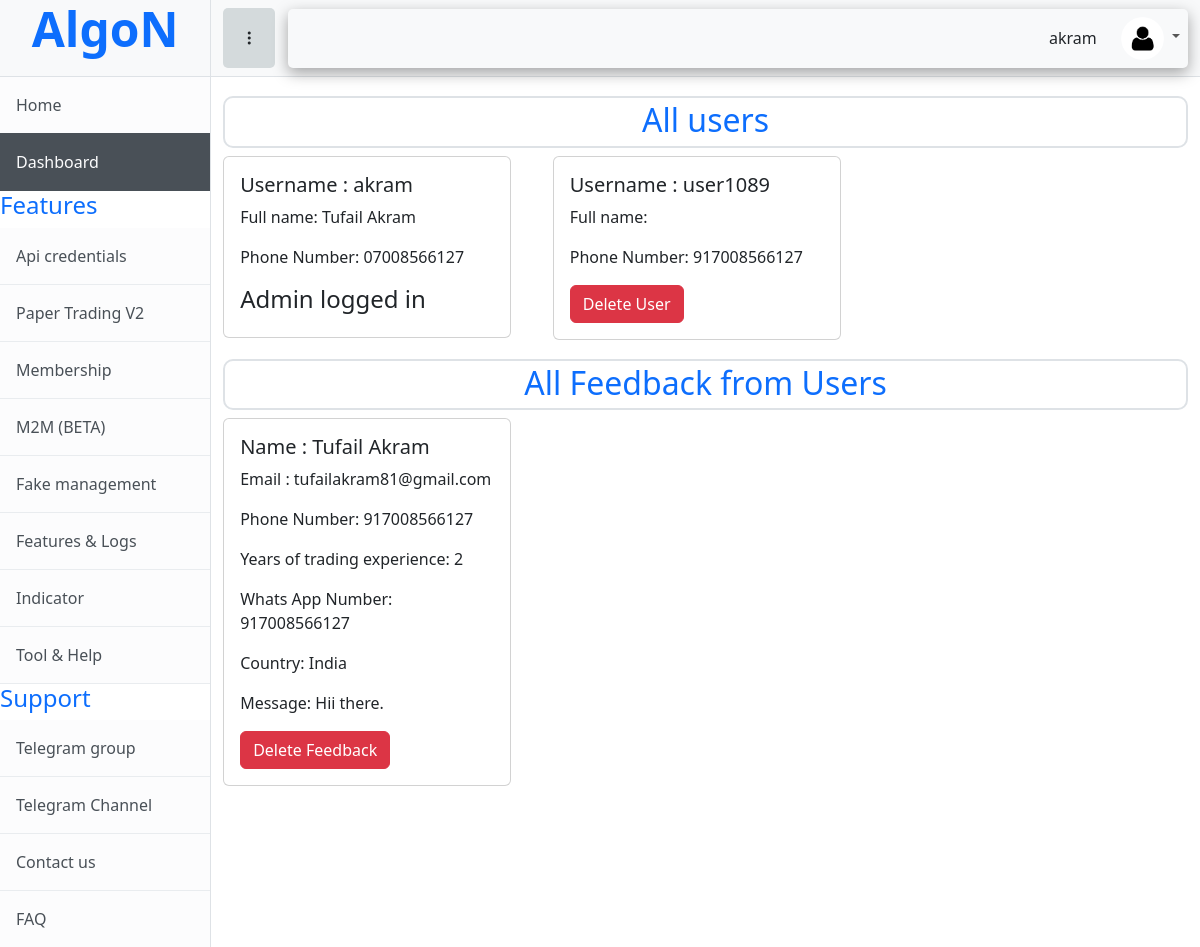
Page /admin_panel (signed in) on the committed database.
### home/models.py (models this page shows, shortened)
class User(AbstractUser):
    username=models.CharField( max_length=50 ,null=True,unique=True)
    email=models.EmailField( max_length=254,null=True,unique=True)
    Mobile_number=models.CharField( max_length=50,null=True,blank=True)
    password=models.CharField( max_length=500,null=True,blank=True)
    confirm_password=models.CharField( max_length=50,null=True,blank=True)
    objects=UserManager()
    REQUIRED_FIELDS=[]

class contact_us_feedback(models.Model):
    c_name = models.CharField(max_length=50,null=True,blank=True)
    c_email = models.EmailField(max_length=254,null=True,blank=True)
    c_number = models.CharField( max_length=50 ,null=True,blank=True)
    c_experience=models.CharField( max_length=50,null=True,blank=True)
    c_wnumber=models.CharField( max_length=50,null=True,blank=True)
    c_country=models.CharField( max_length=50,null=True,blank=True)
    c_message=models.CharField( max_length=500,null=True,blank=True)

### home/views.py (the view)
# urls.py: path('admin_panel',views.admin_panel,name='admin_panel'),
def admin_panel(request):
  User_check = User.objects.all()
  User_contact_us_feedback = contact_us_feedback.objects.all()
  return render(request,"admin_panel.html",{"User_check":User_check,"User_contact_us_feedback":User_contact_us_feedback})

### templates/admin_panel.html (shortened to what this page needs)
{% extends 'Base_dashboard.html' %} {% load static %} {% block dashboard_body %}
<h2
  class="text-center text-primary border border-2"
  style="border-radius: 10px; margin-top: 2%; padding: 3px 0 6px 0"
>
  All users
</h2>
<div class="row">
  {% for user in User_check %}
  <div class="col-sm-4 mb-3 mb-sm-0">
    <div class="card" style="width: 18rem">
      <div class="card-body">
        <h5 class="card-title">Username : {{user.username}}</h5>
        <p class="card-text">
          Full name: {{user.first_name}} {{user.last_name}}
        </p>
        <p class="card-text">Phone Number: {{user.Mobile_number}}</p>
{% if user.id == request.user.id %}
<h4>Admin logged in</h1>
{% else %}
<form action=" delete_user/{{user.id}} " method="post">
    <button class="btn btn-danger">Delete User</button>
  </form>
{% endif %}
      </div>
    </div>
  </div>
  {% endfor %}
</div>
<h2
  class="text-center text-primary border border-2"
  style="border-radius: 10px; margin-top: 2%; padding: 3px 0 6px 0"
>
  All Feedback from Users
</h2>
<div class="row">
  {% for Feedback in User_contact_us_feedback %}
  <div class="col-sm-4 mb-3 mb-sm-0">
    <div class="card" style="width: 18rem">
      <div class="card-body">
        <h5 class="card-title">Name : {{Feedback.c_name}}</h5>
        <p class="card-text">Email : {{Feedback.c_email}}</p>
        <p class="card-text">Phone Number: {{Feedback.c_number}}</p>
        <p class="card-text">
          Years of trading experience: {{Feedback.c_experience}}
        </p>
        <p class="card-text">Whats App Number: {{Feedback.c_wnumber}}</p>
        <p class="card-text">Country: {{Feedback.c_country}}</p>
        <p class="card-text">Message: {{Feedback.c_message}}</p>
        <form action=" delete_feedback/{{Feedback.id}} " method="post">
          <button class="btn btn-danger">Delete Feedback</button>
        </form>
      </div>
    </div>
  </div>
  {% endfor %}
</div>
{% endblock dashboard_body %}

### templates/Base_dashboard.html (shortened to what this page needs)
<!DOCTYPE html>
<html lang="en">
    {% load static %}
    {% load socialaccount %}
  <head>
    <link
      href="https://cdnjs.cloudflare.com/ajax/libs/font-awesome/5.10.0/css/all.min.css"
      rel="stylesheet"
    />
    <link
      rel="stylesheet"
      href="https://cdn.jsdelivr.net/npm/swiper@9/swiper-bundle.min.css"
    />
    <link
      href="https://cdn.jsdelivr.net/npm/bootstrap-icons@1.4.1/font/bootstrap-icons.css"
      rel="stylesheet"
    />
    <link
      href="https://cdn.jsdelivr.net/npm/bootstrap@5.3.0-alpha3/dist/css/bootstrap.min.css"
      rel="stylesheet"
    />
    <link
      rel="stylesheet"
      href="https://cdn.jsdelivr.net/npm/bootstrap-icons@1.10.5/font/bootstrap-icons.css"
    />
  </head>
  <body>
    <div class="d-flex " id="wrapper">
      <div class="border-end bg-white" id="sidebar-wrapper" style="width: 16rem;">
        <div class="sidebar-heading border-bottom bg-light" style="    height: 4.8rem;
        text-align: center;">
            <a href="/" class="navbar-brand ms-4 ms-lg-0">
                <h1 class="display-5 text-primary m-0" style="    font-weight: 700;">AlgoN</h1>
            </a>
        </div>
        <div class="list-group list-group-flush">
          <a
            class="list-group-item list-group-item-action list-group-item-light p-3  "
            href=" {% url 'home' %} "
            >Home</a
          >
          <a
            class="list-group-item list-group-item-action list-group-item-light p-3 active "
            href=" {% url 'dashboard' %}"
            >Dashboard</a
          >
<h4 class="text-primary">Features</h4>
          <a
            class="list-group-item list-group-item-action list-group-item-light p-3"
            href="#!"
            >Api credentials</a
          >
          <a
            class="list-group-item list-group-item-action list-group-item-light p-3"
            href="#!"
            >Paper Trading V2</a
          >
          <a
            class="list-group-item list-group-item-action list-group-item-light p-3"
            href="#!"
            >Membership</a
          >
          <a
            class="list-group-item list-group-item-action list-group-item-light p-3"
            href="#!"
            >M2M (BETA)</a
          >
          <a
            class="list-group-item list-group-item-action list-group-item-light p-3"
            href="#!"
            >Fake management</a
          >
          <a
            class="list-group-item list-group-item-action list-group-item-light p-3"
            href="#!"
            >Features & Logs </a
          >
          <a
            class="list-group-item list-group-item-action list-group-item-light p-3"
            href="#!"
            >Indicator </a
          >
          <a
            class="list-group-item list-group-item-action list-group-item-light p-3"
            href="#!"
            >Tool  & Help </a>
            <h4 class="text-primary">Support</h4>
            <a
            class="list-group-item list-group-item-action list-group-item-light p-3"
            href="#!"
            >Telegram group</a>
            <a
            class="list-group-item list-group-item-action list-group-item-light p-3"
            href="#!"
            >Telegram Channel</a>
            <a
            class="list-group-item list-group-item-action list-group-item-light p-3"
            href="#!"
            >Contact us</a
          >
            <a
            class="list-group-item list-group-item-action list-group-item-light p-3"
            href="#!"
            > FAQ</a
          >
        </div>
      </div>
      <div id="page-content-wrapper">
        <nav
          class="navbar navbar-expand-lg navbar-light bg-light border-bottom"
        >
          <div class="container-fluid  ">
                <i class="bi bi-three-dots-vertical" id="sidebarToggle"></i>
            <div class="collapse navbar-collapse" id="navbarSupportedContent">
              <ul class="navbar-nav ms-auto mt-2 mt-lg-0" style='    display: flex;
              align-items: center;
              gap: 1rem;'>
               <li>
                {% if user.is_authenticated %}
                {{user.username}}
                {% endif %}
               </li>
                <li class="nav-item dropdown">
                  <a
                    class="nav-link dropdown-toggle"
                    id="navbarDropdown"
                    href="#"
                    role="button"
                    data-bs-toggle="dropdown"
                    aria-haspopup="true"
                    aria-expanded="false"
                    >
                    <img src="{% static 'images/pngwing.com.png' %}" style="width: 43px !important;">
                    </a
                  >
                </li>
              </ul>
            </div>
          </div>
        </nav>
        <div class="container-fluid">
         {% block dashboard_body %}{% endblock dashboard_body %}
      </div>
    </div>
  </body>
</html>

### templates/Base_dashboard.html (style rules this page uses)
@media (min-width: 768px) { #sidebar-wrapper { margin-left: 0; } }
@media (min-width: 768px) { #page-content-wrapper { min-width: 0; width: 100%; } }
#navbarSupportedContent { box-shadow: rgba(0, 0, 0, 0.35) 0px 5px 15px; border-radius: 5px; }
#sidebarToggle { padding: 18px; border-radius: 5px; background: #d4dadc; margin-right: 13px; cursor: pointer; }

### rows in the picture
User: username "akram", first_name "Tufail", last_name "Akram", Mobile_number "07008566127", shows "Admin logged in"
User: username "user1089", Mobile_number "917008566127"
contact_us_feedback: c_name "Tufail Akram", c_email "tufailakram81@gmail.com", c_number "917008566127", c_experience "2", c_wnumber "917008566127", c_country "India", c_message "Hii there."
